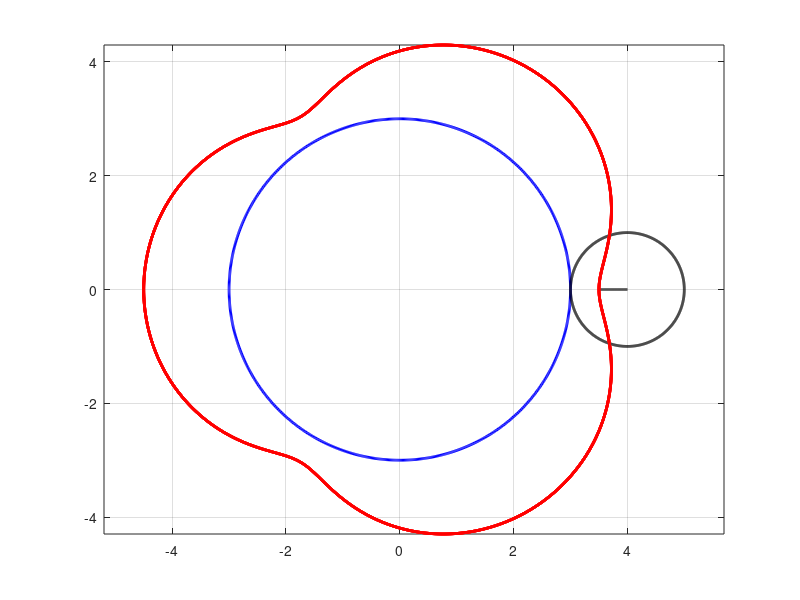

Write the MATLAB code that produced this figure.
clear
clc

R = 3;
r = 1;
d = 0.5;

angle1 = linspace(0, 2 * pi, 1001);
aa = R * cos(angle1);
bb = R * sin(angle1);
figure(1)


thetaRange = linspace(0, 10 * pi, 31);
for i = 1 : length(thetaRange)
    Theta = thetaRange(i);
    theta = linspace(0, Theta, 10001);
    x = (R + r) * cos(theta) - d * cos((R + r) / r * theta);
    y = (R + r) * sin(theta) - d * sin((R + r) / r * theta);
    
    angle2 = linspace(0, 2 * pi, 1001);
    cc = (R + r) * cos(Theta) + r * cos(angle2);
    dd = (R + r) * sin(Theta) + r * sin(angle2);
    
    dRange = linspace(0, d, 1001);
    ee = (R + r) * cos(Theta) - dRange * cos((R + r) / r * Theta);;
    ff = (R + r) * sin(Theta) - dRange * sin((R + r) / r * Theta);
    
    plot(aa, bb, 'b', 'linewidth', 2)
    hold on
    plot(cc, dd, 'k', 'linewidth', 2)
    hold on
    plot(ee, ff, 'k', 'linewidth', 2)
    hold on
    plot(x, y, 'r', 'linewidth', 2)
    hold off
    axis equal
    grid on
%     axis([-8 8 -8 8])
    pause(0.1)
end

hold off